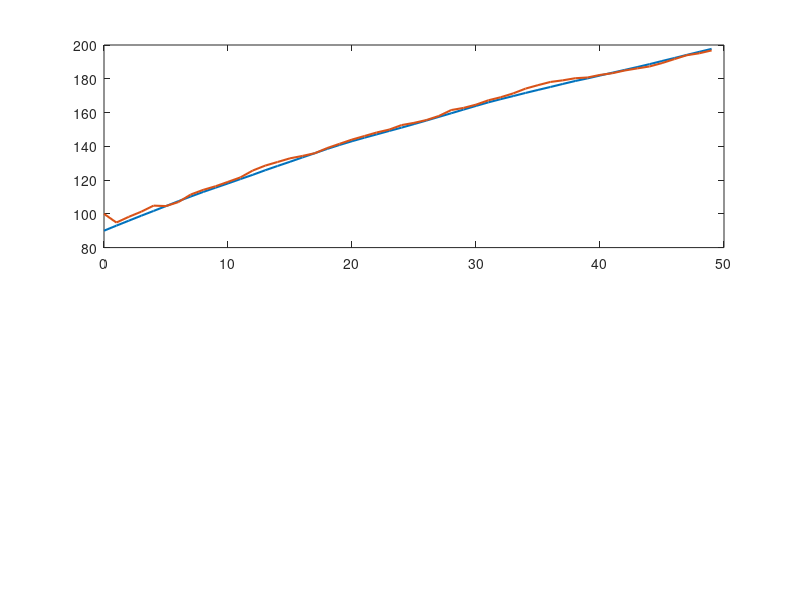

Write the MATLAB code that produced this figure. (Note: this script raises an error after producing the figure.)
close all
clear all
clc
rng(101) %fix the seed of the random generator for reproducibility
%% System
% 1D tracking example
% x=[p v] -> state vector
% y=p -> measurement vector
n=2; %dimension of state vector
m=1; %dimension of measurement vector
%% linear dynamic model
dt=1; %sample time
A=[1 dt;...
   0 1];
G=[0;1];
H=[1 0];
%% Noise Properties
Q=.1^2; %process noise cov (velocity fluctuation)
stdQ=sqrt(Q); %process noise std
R=2^2; %measurement noise cov (radar noise)
stdR=sqrt(R); %measurement noise std
%% Time-horizon
N=50;
time=0:dt:(N-1)*dt;
%% Allocate memory
x=zeros(n,N);
y=zeros(m,N);
hx=zeros(n,N);
P=zeros(n,n,N);
%% Initial condition
x(:,1)=[90 3]'; %true
hx(:,1)=[100 5]'; %initial guess
P(:,:,1)=diag([5^2,1^2]);
Q=G*Q*G';
%% Simulation
for k=1:N-1
    %% true system (ground truth)
    x(:,k+1)=A*x(:,k)+G*stdQ*randn;
    y(:,k+1)=H*x(:,k+1)+stdR*randn(m,1);
    %% Kalman Filter
    % Prediction Step (time-update)
    hx(:,k+1)=A*hx(:,k);
    P(:,:,k+1)=A*P(:,:,k)*A'+Q;
    % Update Step (measurement-update)
    K=P(:,:,k+1)*H'/(R+H*P(:,:,k+1)*H'); %Kalman Gain
    hx(:,k+1)=hx(:,k+1)+K*(y(:,k+1)-H*hx(:,k+1));
    P(:,:,k+1)=(eye(size(hx,1))-K*H)*P(:,:,k+1);
end
%% plot
figure
subplot(2,1,1)
p1=plot(time,x(1,:),'linewidth',1.5);
hold on
p2=plot(time,hx(1,:),'linewidth',1.5);
stdPos=squeeze(P(1,1,:))';
ciY=[hx(1,:)+3*stdPos;hx(1,:)-3*stdPos];
plot(time,ciY','color',colors('red'))
p3=plotConfidence(time,ciY,colors('red'));
legend([p1,p2,p3],'Ground-truth','Kalman Filter','3\sigma')
grid on
title('Position')
xlabel('time')
subplot(2,1,2)
p1=plot(time,x(2,:),'linewidth',1.5);
hold on
p2=plot(time,hx(2,:),'linewidth',1.5);
stdVel=squeeze(P(2,2,:))';
ciY=[hx(2,:)+3*stdVel;hx(2,:)-3*stdVel];
plot(time,ciY','color',colors('red'))
p3=plotConfidence(time,ciY,colors('red'));
legend([p1,p2,p3],'Ground-truth','Kalman Filter','3\sigma')
grid on
title('Velocity')
xlabel('time')
